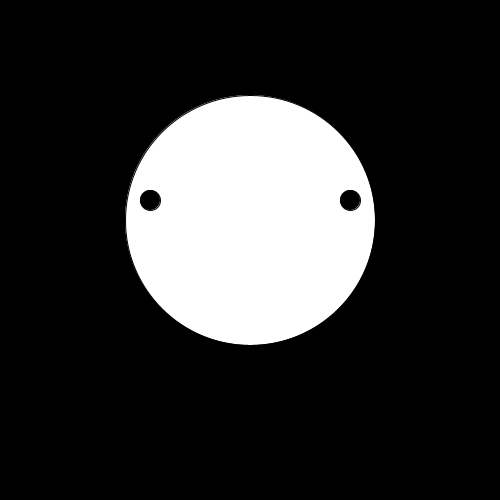
Frame 1 (no input)
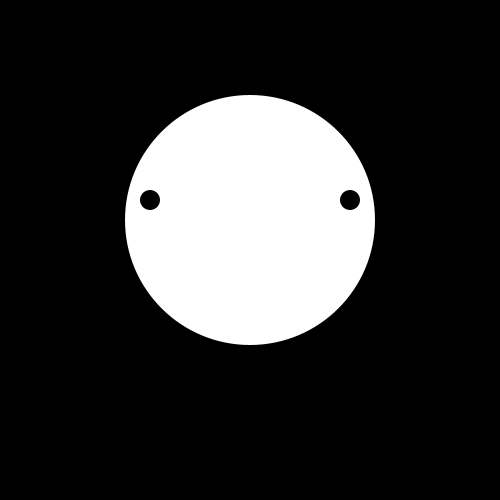
Frame 60 (the mouse pressed at the canvas centre just before this capture)
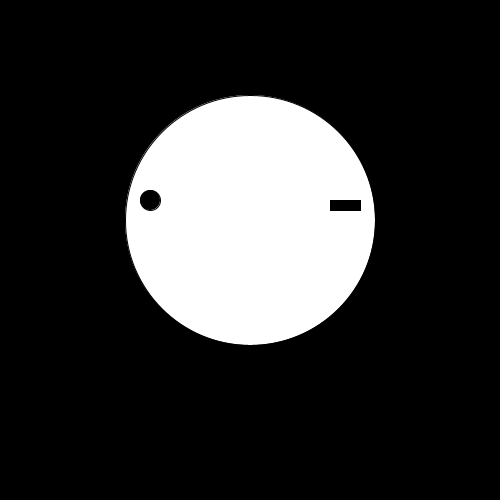
Frame 120 (the mouse held since frame 60 and released just before this capture)

The Processing sketch that drew these frames (run headless with seeded random() and noise(); from frame 60 on, the mouse is pressed at the canvas centre):

// Processing sketch: processing_133174
// ── processing_133174.pde

void setup(){
  size(500,500);
}


void draw(){
    background(0);
    //drawEllipse();
    
    fill(255);
  ellipse(250,220, 250,250);
    fill(0);
  ellipse(150,200,20,20);

   if (mousePressed == true) {
    fill(255);
    stroke(255);
  } else {
    fill(0);
    
  }
   ellipse(350,200,20,20);
   
   
   if (mousePressed == true) {
    fill(0);
    stroke(0);
  } else {
    noFill();
    noStroke();
    
  }
   rect(330,200,30,10);
}

  
void drawEllipse(){
  fill(0);
  ellipse(350,200,20,20);
}

void drawRect(){
  fill(0);
  rect(340,200,40,20);
}
   // ellipse(x,y,20,20);
